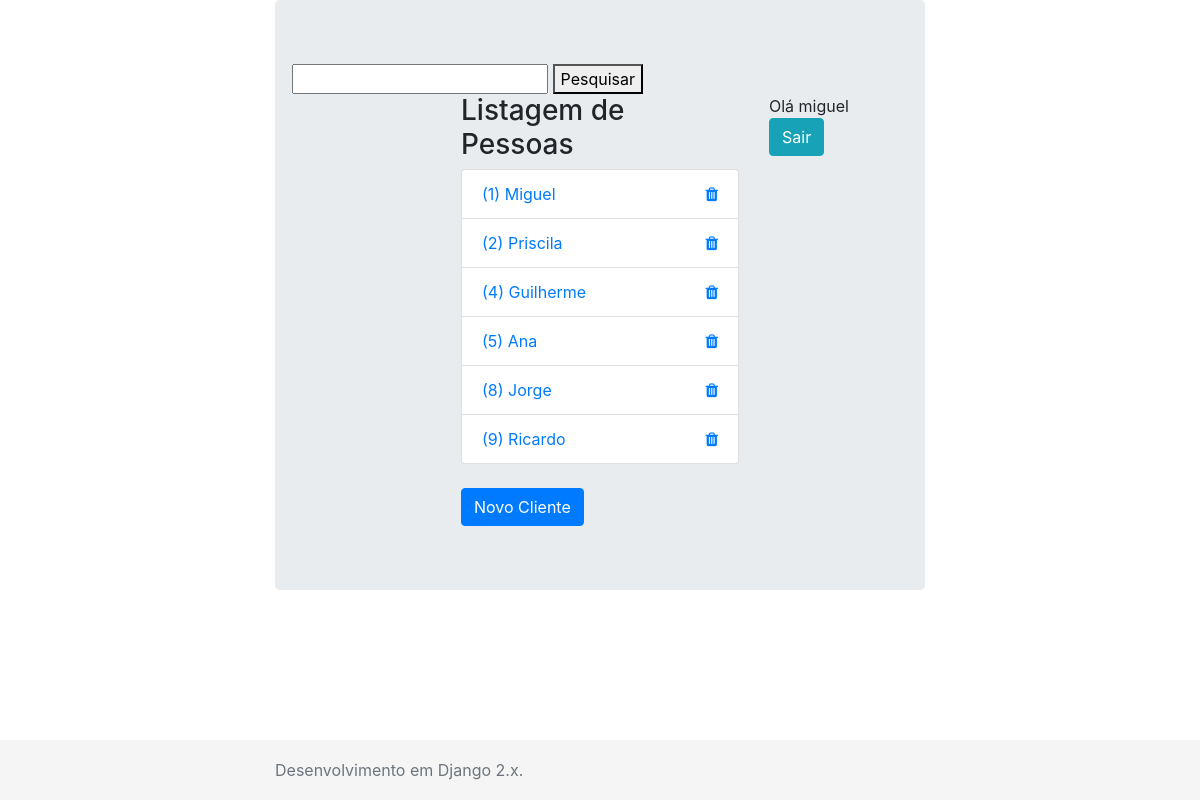
The page /clientes/list/ (signed in) on the database its author committed.
### clientes/models.py (models this page shows, shortened)
class Person(models.Model):
    first_name = models.CharField(max_length=30)
    last_name = models.CharField(max_length=30)
    age = models.IntegerField(null=True,blank=True)
    salary = models.DecimalField(max_digits=7, decimal_places=2, null = True, blank = True)
    bio = models.TextField(null=True,blank=True)
    photo = models.ImageField(upload_to='client_photos', null= True, blank = True) #pip install Pillow
    doc = models.OneToOneField(Documento,null = True, blank = True, on_delete = models.CASCADE)

### clientes/views.py (the view)
# urls.py: path('list/', persons_list, name= 'person_list'), #name = apelido para url (usamos no arquivo.html)
@login_required
def persons_list(request):
    persons = Person.objects.all()
    return render(request,'person.html',{'persons':persons})

### clientes/template/person.html (shortened to what this page needs)
{% extends 'base.html' %}
{% block main %}
    <div class = "row">
        <form action = "">
            <input type = "text" name = "pesquisa">
            <button>Pesquisar</button>
        </form>
    </div>
    <div class="row">
        <div class="col">
        </div>
        <div class="col-6">
            <h3>Listagem de Pessoas</h3>
            <ul class="list-group">
            {% for person in persons %}
                <li class="list-group-item">
                    <a href = "{% url 'person_update' person.id%}">({{person.id}}) {{ person.first_name }}</a>
                    <a href = "{% url 'person_delete' person.id%}" class = "trash-item">
                        <i class="fa fa-trash" aria-hidden="true"></i>
                    </a>
                </li>
            {% endfor %}
            </ul>
            <br>
            <a href="{% url 'person_new' %}" class="btn btn-primary">Novo Cliente</a>
        </div>
        <div class="col">
            {% if user.is_authenticated %}
            <p>Olá {{ user.username }} <a href="{% url 'logout' %}" class = "btn btn-info">Sair</a> </p>
            {% endif %}
        </div>
    </div>
{% endblock %}
{% block footer %}
    <footer class="footer">
      <div class="container">
        <span class="text-muted">Desenvolvimento em Django 2.x.</span>
      </div>
    </footer>
{% endblock %}

### templates/base.html (shortened to what this page needs)
{% load static %}
<!doctype html>
<html lang="en">
<head>
    <link rel = 'stylesheet' href = 'https://stackpath.bootstrapcdn.com/bootstrap/4.3.1/css/bootstrap.min.css'>
    <link rel = 'stylesheet' href = 'https://stackpath.bootstrapcdn.com/font-awesome/4.7.0/css/font-awesome.min.css'>
    <link rel = 'stylesheet' href = "{% static 'stick-footer.css' %}">
     <link rel = 'stylesheet' href = "{% static 'lixo.css' %}">
</head>
<body>
    <div class = 'container'>
        <div class = "jumbotron">
            {% block main %}
            {% endblock %}
        </div>
    </div>
    {% block footer%}
    {% endblock %}
</body>
</html>

### staticfiles/stick-footer.css (style rules this page uses)
html { position: relative; min-height: 100%; }
body { margin-bottom: 60px; }
.footer { position: absolute; bottom: 0; width: 100%; height: 60px; line-height: 60px; background-color: #f5f5f5; }
.container { width: auto; max-width: 680px; padding: 0 15px; }

### statics/lixo.css (style rules this page uses)
.trash-item { float: right; }

### rows shown on the page
Person: id "1", first_name "Miguel"
Person: id "2", first_name "Priscila"
Person: id "4", first_name "Guilherme"
Person: id "5", first_name "Ana"
Person: id "8", first_name "Jorge"
Person: id "9", first_name "Ricardo"

### other values the page prints
{{ user.username }} "miguel"
